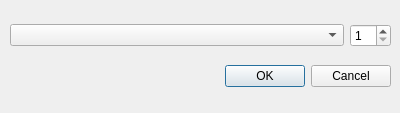
<?xml version="1.0" encoding="UTF-8"?>
<ui version="4.0">
 <class>TwoInputDialog</class>
 <widget class="QDialog" name="TwoInputDialog">
  <property name="geometry">
   <rect>
    <x>0</x>
    <y>0</y>
    <width>400</width>
    <height>113</height>
   </rect>
  </property>
  <property name="windowTitle">
   <string>Dialog</string>
  </property>
  <widget class="QDialogButtonBox" name="buttonBox">
   <property name="geometry">
    <rect>
     <x>50</x>
     <y>60</y>
     <width>341</width>
     <height>32</height>
    </rect>
   </property>
   <property name="orientation">
    <enum>Qt::Horizontal</enum>
   </property>
   <property name="standardButtons">
    <set>QDialogButtonBox::Cancel|QDialogButtonBox::Ok</set>
   </property>
  </widget>
  <widget class="QWidget" name="layoutWidget">
   <property name="geometry">
    <rect>
     <x>10</x>
     <y>20</y>
     <width>381</width>
     <height>31</height>
    </rect>
   </property>
   <layout class="QHBoxLayout" name="horizontalLayout">
    <item>
     <widget class="QComboBox" name="comboBox"/>
    </item>
    <item>
     <widget class="QSpinBox" name="spinBox">
      <property name="sizePolicy">
       <sizepolicy hsizetype="Maximum" vsizetype="Fixed">
        <horstretch>0</horstretch>
        <verstretch>0</verstretch>
       </sizepolicy>
      </property>
      <property name="minimum">
       <number>1</number>
      </property>
     </widget>
    </item>
   </layout>
  </widget>
 </widget>
 <resources/>
 <connections>
  <connection>
   <sender>buttonBox</sender>
   <signal>accepted()</signal>
   <receiver>TwoInputDialog</receiver>
   <slot>accept()</slot>
   <hints>
    <hint type="sourcelabel">
     <x>248</x>
     <y>254</y>
    </hint>
    <hint type="destinationlabel">
     <x>157</x>
     <y>274</y>
    </hint>
   </hints>
  </connection>
  <connection>
   <sender>buttonBox</sender>
   <signal>rejected()</signal>
   <receiver>TwoInputDialog</receiver>
   <slot>reject()</slot>
   <hints>
    <hint type="sourcelabel">
     <x>316</x>
     <y>260</y>
    </hint>
    <hint type="destinationlabel">
     <x>286</x>
     <y>274</y>
    </hint>
   </hints>
  </connection>
 </connections>
</ui>
